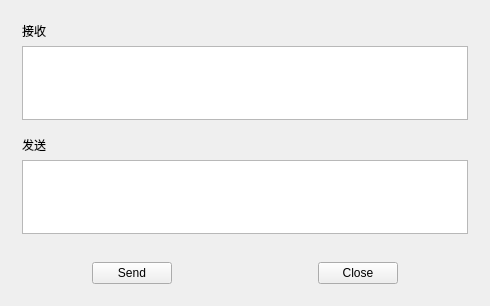
<?xml version="1.0" encoding="UTF-8"?>
<ui version="4.0">
 <class>ServerWidget</class>
 <widget class="QWidget" name="ServerWidget">
  <property name="geometry">
   <rect>
    <x>0</x>
    <y>0</y>
    <width>490</width>
    <height>306</height>
   </rect>
  </property>
  <property name="windowTitle">
   <string>ServerWidget</string>
  </property>
  <layout class="QVBoxLayout" name="verticalLayout">
   <item>
    <widget class="QWidget" name="widget" native="true">
     <layout class="QVBoxLayout" name="verticalLayout_2">
      <item>
       <widget class="QLabel" name="label">
        <property name="text">
         <string>接收</string>
        </property>
       </widget>
      </item>
      <item>
       <widget class="QTextEdit" name="readText">
        <property name="readOnly">
         <bool>true</bool>
        </property>
       </widget>
      </item>
      <item>
       <spacer name="verticalSpacer">
        <property name="orientation">
         <enum>Qt::Vertical</enum>
        </property>
        <property name="sizeType">
         <enum>QSizePolicy::Fixed</enum>
        </property>
        <property name="sizeHint" stdset="0">
         <size>
          <width>20</width>
          <height>10</height>
         </size>
        </property>
       </spacer>
      </item>
      <item>
       <widget class="QLabel" name="label_2">
        <property name="text">
         <string>发送</string>
        </property>
       </widget>
      </item>
      <item>
       <widget class="QTextEdit" name="writeText">
        <property name="readOnly">
         <bool>false</bool>
        </property>
       </widget>
      </item>
     </layout>
    </widget>
   </item>
   <item>
    <widget class="QWidget" name="widget_2" native="true">
     <layout class="QHBoxLayout" name="horizontalLayout">
      <item>
       <spacer name="horizontalSpacer">
        <property name="orientation">
         <enum>Qt::Horizontal</enum>
        </property>
        <property name="sizeHint" stdset="0">
         <size>
          <width>40</width>
          <height>20</height>
         </size>
        </property>
       </spacer>
      </item>
      <item>
       <widget class="QPushButton" name="btnSend">
        <property name="text">
         <string>Send</string>
        </property>
       </widget>
      </item>
      <item>
       <spacer name="horizontalSpacer_2">
        <property name="orientation">
         <enum>Qt::Horizontal</enum>
        </property>
        <property name="sizeHint" stdset="0">
         <size>
          <width>40</width>
          <height>20</height>
         </size>
        </property>
       </spacer>
      </item>
      <item>
       <spacer name="horizontalSpacer_3">
        <property name="orientation">
         <enum>Qt::Horizontal</enum>
        </property>
        <property name="sizeHint" stdset="0">
         <size>
          <width>40</width>
          <height>20</height>
         </size>
        </property>
       </spacer>
      </item>
      <item>
       <widget class="QPushButton" name="btnClose">
        <property name="text">
         <string>Close</string>
        </property>
       </widget>
      </item>
      <item>
       <spacer name="horizontalSpacer_4">
        <property name="orientation">
         <enum>Qt::Horizontal</enum>
        </property>
        <property name="sizeHint" stdset="0">
         <size>
          <width>40</width>
          <height>20</height>
         </size>
        </property>
       </spacer>
      </item>
     </layout>
    </widget>
   </item>
  </layout>
 </widget>
 <layoutdefault spacing="6" margin="11"/>
 <resources/>
 <connections/>
</ui>
